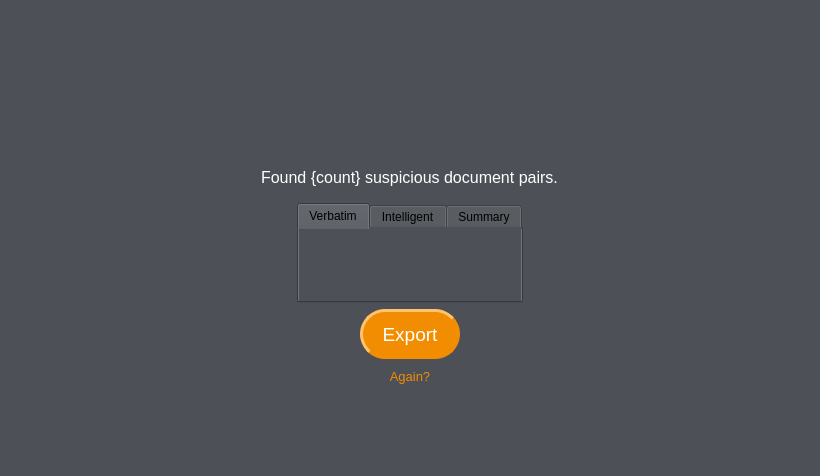
<?xml version="1.0" encoding="UTF-8"?>
<ui version="4.0">
    <class>results_widget</class>
    <widget class="QWidget" name="results_widget">
        <property name="geometry">
            <rect>
                <x>0</x>
                <y>0</y>
                <width>820</width>
                <height>476</height>
            </rect>
        </property>
        <property name="windowTitle">
            <string>Form</string>
        </property>
        <property name="styleSheet">
            <string notr="true">background-color: rgb(77, 80, 87);</string>
        </property>
        <layout class="QVBoxLayout" name="verticalLayout">
            <item>
                <spacer name="top_spacer">
                    <property name="orientation">
                        <enum>Qt::Vertical</enum>
                    </property>
                    <property name="sizeHint" stdset="0">
                        <size>
                            <width>20</width>
                            <height>40</height>
                        </size>
                    </property>
                </spacer>
            </item>
            <item alignment="Qt::AlignHCenter">
                <widget class="QLabel" name="logo_label">
                    <property name="sizePolicy">
                        <sizepolicy hsizetype="Expanding" vsizetype="Fixed">
                            <horstretch>0</horstretch>
                            <verstretch>0</verstretch>
                        </sizepolicy>
                    </property>
                    <property name="minimumSize">
                        <size>
                            <width>0</width>
                            <height>43</height>
                        </size>
                    </property>
                    <property name="maximumSize">
                        <size>
                            <width>16777215</width>
                            <height>16777215</height>
                        </size>
                    </property>
                    <property name="text">
                        <string>&lt;html&gt;&lt;head/&gt;&lt;body&gt;&lt;p align=&quot;center&quot;&gt;&lt;img src=&quot;:/logo.png&quot;/&gt;&lt;/p&gt;&lt;/body&gt;&lt;/html&gt;</string>
                    </property>
                </widget>
            </item>
            <item>
                <spacer name="logo_heading_spacer">
                    <property name="orientation">
                        <enum>Qt::Vertical</enum>
                    </property>
                    <property name="sizeType">
                        <enum>QSizePolicy::Fixed</enum>
                    </property>
                    <property name="sizeHint" stdset="0">
                        <size>
                            <width>20</width>
                            <height>30</height>
                        </size>
                    </property>
                </spacer>
            </item>
            <item alignment="Qt::AlignHCenter">
                <widget class="QLabel" name="doc_pairs_label">
                    <property name="styleSheet">
                        <string notr="true">color: rgb(255, 255, 255);
                            font-size: 12pt;
                            margin-bottom: 10;
                        </string>
                    </property>
                    <property name="text">
                        <string>Found {count} suspicious document pairs.</string>
                    </property>
                </widget>
            </item>
            <item alignment="Qt::AlignHCenter">
                <widget class="QTabWidget" name="doc_pair_tabs">
                    <property name="minimumSize">
                        <size>
                            <width>220</width>
                            <height>0</height>
                        </size>
                    </property>
                    <property name="currentIndex">
                        <number>0</number>
                    </property>
                    <widget class="QWidget" name="verbatim_tab">
                        <attribute name="title">
                            <string>Verbatim</string>
                        </attribute>
                        <layout class="QVBoxLayout" name="verticalLayout_2">
                            <property name="spacing">
                                <number>0</number>
                            </property>
                            <property name="leftMargin">
                                <number>1</number>
                            </property>
                            <property name="topMargin">
                                <number>1</number>
                            </property>
                            <property name="rightMargin">
                                <number>1</number>
                            </property>
                            <property name="bottomMargin">
                                <number>1</number>
                            </property>
                            <item>
                                <widget class="QTableView" name="verbatim_results">
                                    <property name="minimumSize">
                                        <size>
                                            <width>0</width>
                                            <height>0</height>
                                        </size>
                                    </property>
                                    <property name="palette">
                                        <palette>
                                            <active>
                                                <colorrole role="Button">
                                                    <brush brushstyle="SolidPattern">
                                                        <color alpha="255">
                                                            <red>77</red>
                                                            <green>80</green>
                                                            <blue>87</blue>
                                                        </color>
                                                    </brush>
                                                </colorrole>
                                                <colorrole role="Base">
                                                    <brush brushstyle="SolidPattern">
                                                        <color alpha="255">
                                                            <red>77</red>
                                                            <green>80</green>
                                                            <blue>87</blue>
                                                        </color>
                                                    </brush>
                                                </colorrole>
                                                <colorrole role="Window">
                                                    <brush brushstyle="SolidPattern">
                                                        <color alpha="255">
                                                            <red>77</red>
                                                            <green>80</green>
                                                            <blue>87</blue>
                                                        </color>
                                                    </brush>
                                                </colorrole>
                                                <colorrole role="Highlight">
                                                    <brush brushstyle="SolidPattern">
                                                        <color alpha="255">
                                                            <red>109</red>
                                                            <green>119</green>
                                                            <blue>130</blue>
                                                        </color>
                                                    </brush>
                                                </colorrole>
                                                <colorrole role="HighlightedText">
                                                    <brush brushstyle="SolidPattern">
                                                        <color alpha="255">
                                                            <red>0</red>
                                                            <green>0</green>
                                                            <blue>0</blue>
                                                        </color>
                                                    </brush>
                                                </colorrole>
                                            </active>
                                            <inactive>
                                                <colorrole role="Button">
                                                    <brush brushstyle="SolidPattern">
                                                        <color alpha="255">
                                                            <red>77</red>
                                                            <green>80</green>
                                                            <blue>87</blue>
                                                        </color>
                                                    </brush>
                                                </colorrole>
                                                <colorrole role="Base">
                                                    <brush brushstyle="SolidPattern">
                                                        <color alpha="255">
                                                            <red>77</red>
                                                            <green>80</green>
                                                            <blue>87</blue>
                                                        </color>
                                                    </brush>
                                                </colorrole>
                                                <colorrole role="Window">
                                                    <brush brushstyle="SolidPattern">
                                                        <color alpha="255">
                                                            <red>77</red>
                                                            <green>80</green>
                                                            <blue>87</blue>
                                                        </color>
                                                    </brush>
                                                </colorrole>
                                                <colorrole role="Highlight">
                                                    <brush brushstyle="SolidPattern">
                                                        <color alpha="255">
                                                            <red>109</red>
                                                            <green>119</green>
                                                            <blue>130</blue>
                                                        </color>
                                                    </brush>
                                                </colorrole>
                                                <colorrole role="HighlightedText">
                                                    <brush brushstyle="SolidPattern">
                                                        <color alpha="255">
                                                            <red>0</red>
                                                            <green>0</green>
                                                            <blue>0</blue>
                                                        </color>
                                                    </brush>
                                                </colorrole>
                                            </inactive>
                                            <disabled>
                                                <colorrole role="Button">
                                                    <brush brushstyle="SolidPattern">
                                                        <color alpha="255">
                                                            <red>77</red>
                                                            <green>80</green>
                                                            <blue>87</blue>
                                                        </color>
                                                    </brush>
                                                </colorrole>
                                                <colorrole role="Base">
                                                    <brush brushstyle="SolidPattern">
                                                        <color alpha="255">
                                                            <red>77</red>
                                                            <green>80</green>
                                                            <blue>87</blue>
                                                        </color>
                                                    </brush>
                                                </colorrole>
                                                <colorrole role="Window">
                                                    <brush brushstyle="SolidPattern">
                                                        <color alpha="255">
                                                            <red>77</red>
                                                            <green>80</green>
                                                            <blue>87</blue>
                                                        </color>
                                                    </brush>
                                                </colorrole>
                                                <colorrole role="Highlight">
                                                    <brush brushstyle="SolidPattern">
                                                        <color alpha="255">
                                                            <red>0</red>
                                                            <green>120</green>
                                                            <blue>215</blue>
                                                        </color>
                                                    </brush>
                                                </colorrole>
                                                <colorrole role="HighlightedText">
                                                    <brush brushstyle="SolidPattern">
                                                        <color alpha="255">
                                                            <red>0</red>
                                                            <green>0</green>
                                                            <blue>0</blue>
                                                        </color>
                                                    </brush>
                                                </colorrole>
                                            </disabled>
                                        </palette>
                                    </property>
                                    <property name="frameShape">
                                        <enum>QFrame::NoFrame</enum>
                                    </property>
                                    <property name="verticalScrollBarPolicy">
                                        <enum>Qt::ScrollBarAsNeeded</enum>
                                    </property>
                                    <property name="horizontalScrollBarPolicy">
                                        <enum>Qt::ScrollBarAsNeeded</enum>
                                    </property>
                                    <property name="sizeAdjustPolicy">
                                        <enum>QAbstractScrollArea::AdjustToContents</enum>
                                    </property>
                                    <property name="editTriggers">
                                        <set>QAbstractItemView::NoEditTriggers</set>
                                    </property>
                                    <property name="tabKeyNavigation">
                                        <bool>true</bool>
                                    </property>
                                    <property name="selectionMode">
                                        <enum>QAbstractItemView::SingleSelection</enum>
                                    </property>
                                    <property name="selectionBehavior">
                                        <enum>QAbstractItemView::SelectRows</enum>
                                    </property>
                                    <attribute name="horizontalHeaderStretchLastSection">
                                        <bool>true</bool>
                                    </attribute>
                                    <attribute name="verticalHeaderVisible">
                                        <bool>false</bool>
                                    </attribute>
                                </widget>
                            </item>
                        </layout>
                    </widget>
                    <widget class="QWidget" name="intelligent_tab">
                        <attribute name="title">
                            <string>Intelligent</string>
                        </attribute>
                        <layout class="QVBoxLayout" name="verticalLayout_3">
                            <property name="leftMargin">
                                <number>1</number>
                            </property>
                            <property name="topMargin">
                                <number>1</number>
                            </property>
                            <property name="rightMargin">
                                <number>1</number>
                            </property>
                            <property name="bottomMargin">
                                <number>1</number>
                            </property>
                            <item>
                                <widget class="QTableView" name="intelligent_results">
                                    <property name="minimumSize">
                                        <size>
                                            <width>220</width>
                                            <height>0</height>
                                        </size>
                                    </property>
                                    <property name="palette">
                                        <palette>
                                            <active>
                                                <colorrole role="Button">
                                                    <brush brushstyle="SolidPattern">
                                                        <color alpha="255">
                                                            <red>77</red>
                                                            <green>80</green>
                                                            <blue>87</blue>
                                                        </color>
                                                    </brush>
                                                </colorrole>
                                                <colorrole role="Base">
                                                    <brush brushstyle="SolidPattern">
                                                        <color alpha="255">
                                                            <red>77</red>
                                                            <green>80</green>
                                                            <blue>87</blue>
                                                        </color>
                                                    </brush>
                                                </colorrole>
                                                <colorrole role="Window">
                                                    <brush brushstyle="SolidPattern">
                                                        <color alpha="255">
                                                            <red>77</red>
                                                            <green>80</green>
                                                            <blue>87</blue>
                                                        </color>
                                                    </brush>
                                                </colorrole>
                                                <colorrole role="Highlight">
                                                    <brush brushstyle="SolidPattern">
                                                        <color alpha="255">
                                                            <red>109</red>
                                                            <green>119</green>
                                                            <blue>130</blue>
                                                        </color>
                                                    </brush>
                                                </colorrole>
                                                <colorrole role="HighlightedText">
                                                    <brush brushstyle="SolidPattern">
                                                        <color alpha="255">
                                                            <red>0</red>
                                                            <green>0</green>
                                                            <blue>0</blue>
                                                        </color>
                                                    </brush>
                                                </colorrole>
                                            </active>
                                            <inactive>
                                                <colorrole role="Button">
                                                    <brush brushstyle="SolidPattern">
                                                        <color alpha="255">
                                                            <red>77</red>
                                                            <green>80</green>
                                                            <blue>87</blue>
                                                        </color>
                                                    </brush>
                                                </colorrole>
                                                <colorrole role="Base">
                                                    <brush brushstyle="SolidPattern">
                                                        <color alpha="255">
                                                            <red>77</red>
                                                            <green>80</green>
                                                            <blue>87</blue>
                                                        </color>
                                                    </brush>
                                                </colorrole>
                                                <colorrole role="Window">
                                                    <brush brushstyle="SolidPattern">
                                                        <color alpha="255">
                                                            <red>77</red>
                                                            <green>80</green>
                                                            <blue>87</blue>
                                                        </color>
                                                    </brush>
                                                </colorrole>
                                                <colorrole role="Highlight">
                                                    <brush brushstyle="SolidPattern">
                                                        <color alpha="255">
                                                            <red>109</red>
                                                            <green>119</green>
                                                            <blue>130</blue>
                                                        </color>
                                                    </brush>
                                                </colorrole>
                                                <colorrole role="HighlightedText">
                                                    <brush brushstyle="SolidPattern">
                                                        <color alpha="255">
                                                            <red>0</red>
                                                            <green>0</green>
                                                            <blue>0</blue>
                                                        </color>
                                                    </brush>
                                                </colorrole>
                                            </inactive>
                                            <disabled>
                                                <colorrole role="Button">
                                                    <brush brushstyle="SolidPattern">
                                                        <color alpha="255">
                                                            <red>77</red>
                                                            <green>80</green>
                                                            <blue>87</blue>
                                                        </color>
                                                    </brush>
                                                </colorrole>
                                                <colorrole role="Base">
                                                    <brush brushstyle="SolidPattern">
                                                        <color alpha="255">
                                                            <red>77</red>
                                                            <green>80</green>
                                                            <blue>87</blue>
                                                        </color>
                                                    </brush>
                                                </colorrole>
                                                <colorrole role="Window">
                                                    <brush brushstyle="SolidPattern">
                                                        <color alpha="255">
                                                            <red>77</red>
                                                            <green>80</green>
                                                            <blue>87</blue>
                                                        </color>
                                                    </brush>
                                                </colorrole>
                                                <colorrole role="Highlight">
                                                    <brush brushstyle="SolidPattern">
                                                        <color alpha="255">
                                                            <red>0</red>
                                                            <green>120</green>
                                                            <blue>215</blue>
                                                        </color>
                                                    </brush>
                                                </colorrole>
                                                <colorrole role="HighlightedText">
                                                    <brush brushstyle="SolidPattern">
                                                        <color alpha="255">
                                                            <red>0</red>
                                                            <green>0</green>
                                                            <blue>0</blue>
                                                        </color>
                                                    </brush>
                                                </colorrole>
                                            </disabled>
                                        </palette>
                                    </property>
                                    <property name="frameShape">
                                        <enum>QFrame::NoFrame</enum>
                                    </property>
                                    <property name="verticalScrollBarPolicy">
                                        <enum>Qt::ScrollBarAsNeeded</enum>
                                    </property>
                                    <property name="horizontalScrollBarPolicy">
                                        <enum>Qt::ScrollBarAsNeeded</enum>
                                    </property>
                                    <property name="sizeAdjustPolicy">
                                        <enum>QAbstractScrollArea::AdjustToContents</enum>
                                    </property>
                                    <property name="editTriggers">
                                        <set>QAbstractItemView::NoEditTriggers</set>
                                    </property>
                                    <property name="tabKeyNavigation">
                                        <bool>true</bool>
                                    </property>
                                    <property name="selectionMode">
                                        <enum>QAbstractItemView::SingleSelection</enum>
                                    </property>
                                    <property name="selectionBehavior">
                                        <enum>QAbstractItemView::SelectRows</enum>
                                    </property>
                                    <attribute name="horizontalHeaderStretchLastSection">
                                        <bool>true</bool>
                                    </attribute>
                                    <attribute name="verticalHeaderVisible">
                                        <bool>false</bool>
                                    </attribute>
                                </widget>
                            </item>
                        </layout>
                    </widget>
                    <widget class="QWidget" name="summary_tab">
                        <attribute name="title">
                            <string>Summary</string>
                        </attribute>
                        <layout class="QVBoxLayout" name="verticalLayout_4">
                            <property name="leftMargin">
                                <number>1</number>
                            </property>
                            <property name="topMargin">
                                <number>1</number>
                            </property>
                            <property name="rightMargin">
                                <number>1</number>
                            </property>
                            <property name="bottomMargin">
                                <number>1</number>
                            </property>
                            <item>
                                <widget class="QTableView" name="summary_results">
                                    <property name="minimumSize">
                                        <size>
                                            <width>220</width>
                                            <height>0</height>
                                        </size>
                                    </property>
                                    <property name="palette">
                                        <palette>
                                            <active>
                                                <colorrole role="Button">
                                                    <brush brushstyle="SolidPattern">
                                                        <color alpha="255">
                                                            <red>77</red>
                                                            <green>80</green>
                                                            <blue>87</blue>
                                                        </color>
                                                    </brush>
                                                </colorrole>
                                                <colorrole role="Base">
                                                    <brush brushstyle="SolidPattern">
                                                        <color alpha="255">
                                                            <red>77</red>
                                                            <green>80</green>
                                                            <blue>87</blue>
                                                        </color>
                                                    </brush>
                                                </colorrole>
                                                <colorrole role="Window">
                                                    <brush brushstyle="SolidPattern">
                                                        <color alpha="255">
                                                            <red>77</red>
                                                            <green>80</green>
                                                            <blue>87</blue>
                                                        </color>
                                                    </brush>
                                                </colorrole>
                                                <colorrole role="Highlight">
                                                    <brush brushstyle="SolidPattern">
                                                        <color alpha="255">
                                                            <red>109</red>
                                                            <green>119</green>
                                                            <blue>130</blue>
                                                        </color>
                                                    </brush>
                                                </colorrole>
                                                <colorrole role="HighlightedText">
                                                    <brush brushstyle="SolidPattern">
                                                        <color alpha="255">
                                                            <red>0</red>
                                                            <green>0</green>
                                                            <blue>0</blue>
                                                        </color>
                                                    </brush>
                                                </colorrole>
                                            </active>
                                            <inactive>
                                                <colorrole role="Button">
                                                    <brush brushstyle="SolidPattern">
                                                        <color alpha="255">
                                                            <red>77</red>
                                                            <green>80</green>
                                                            <blue>87</blue>
                                                        </color>
                                                    </brush>
                                                </colorrole>
                                                <colorrole role="Base">
                                                    <brush brushstyle="SolidPattern">
                                                        <color alpha="255">
                                                            <red>77</red>
                                                            <green>80</green>
                                                            <blue>87</blue>
                                                        </color>
                                                    </brush>
                                                </colorrole>
                                                <colorrole role="Window">
                                                    <brush brushstyle="SolidPattern">
                                                        <color alpha="255">
                                                            <red>77</red>
                                                            <green>80</green>
                                                            <blue>87</blue>
                                                        </color>
                                                    </brush>
                                                </colorrole>
                                                <colorrole role="Highlight">
                                                    <brush brushstyle="SolidPattern">
                                                        <color alpha="255">
                                                            <red>109</red>
                                                            <green>119</green>
                                                            <blue>130</blue>
                                                        </color>
                                                    </brush>
                                                </colorrole>
                                                <colorrole role="HighlightedText">
                                                    <brush brushstyle="SolidPattern">
                                                        <color alpha="255">
                                                            <red>0</red>
                                                            <green>0</green>
                                                            <blue>0</blue>
                                                        </color>
                                                    </brush>
                                                </colorrole>
                                            </inactive>
                                            <disabled>
                                                <colorrole role="Button">
                                                    <brush brushstyle="SolidPattern">
                                                        <color alpha="255">
                                                            <red>77</red>
                                                            <green>80</green>
                                                            <blue>87</blue>
                                                        </color>
                                                    </brush>
                                                </colorrole>
                                                <colorrole role="Base">
                                                    <brush brushstyle="SolidPattern">
                                                        <color alpha="255">
                                                            <red>77</red>
                                                            <green>80</green>
                                                            <blue>87</blue>
                                                        </color>
                                                    </brush>
                                                </colorrole>
                                                <colorrole role="Window">
                                                    <brush brushstyle="SolidPattern">
                                                        <color alpha="255">
                                                            <red>77</red>
                                                            <green>80</green>
                                                            <blue>87</blue>
                                                        </color>
                                                    </brush>
                                                </colorrole>
                                                <colorrole role="Highlight">
                                                    <brush brushstyle="SolidPattern">
                                                        <color alpha="255">
                                                            <red>0</red>
                                                            <green>120</green>
                                                            <blue>215</blue>
                                                        </color>
                                                    </brush>
                                                </colorrole>
                                                <colorrole role="HighlightedText">
                                                    <brush brushstyle="SolidPattern">
                                                        <color alpha="255">
                                                            <red>0</red>
                                                            <green>0</green>
                                                            <blue>0</blue>
                                                        </color>
                                                    </brush>
                                                </colorrole>
                                            </disabled>
                                        </palette>
                                    </property>
                                    <property name="frameShape">
                                        <enum>QFrame::NoFrame</enum>
                                    </property>
                                    <property name="verticalScrollBarPolicy">
                                        <enum>Qt::ScrollBarAsNeeded</enum>
                                    </property>
                                    <property name="horizontalScrollBarPolicy">
                                        <enum>Qt::ScrollBarAsNeeded</enum>
                                    </property>
                                    <property name="sizeAdjustPolicy">
                                        <enum>QAbstractScrollArea::AdjustToContents</enum>
                                    </property>
                                    <property name="editTriggers">
                                        <set>QAbstractItemView::NoEditTriggers</set>
                                    </property>
                                    <property name="tabKeyNavigation">
                                        <bool>true</bool>
                                    </property>
                                    <property name="selectionMode">
                                        <enum>QAbstractItemView::SingleSelection</enum>
                                    </property>
                                    <property name="selectionBehavior">
                                        <enum>QAbstractItemView::SelectRows</enum>
                                    </property>
                                    <attribute name="horizontalHeaderStretchLastSection">
                                        <bool>true</bool>
                                    </attribute>
                                    <attribute name="verticalHeaderVisible">
                                        <bool>false</bool>
                                    </attribute>
                                </widget>
                            </item>
                        </layout>
                    </widget>
                </widget>
            </item>
            <item alignment="Qt::AlignHCenter">
                <widget class="QPushButton" name="export_button">
                    <property name="minimumSize">
                        <size>
                            <width>100</width>
                            <height>50</height>
                        </size>
                    </property>
                    <property name="styleSheet">
                        <string notr="true">QPushButton {
                            font-size: 14pt;
                            border-radius: 25px;
                            border: 3px solid rgb(242, 141, 1);
                            border-style: outset;
                            color: rgb(255, 255, 255);
                            }

                            :enabled {
                            background-color: rgb(242, 141, 1);
                            }

                            :hover{
                            background-color: #b56900;
                            border-color: #b56900;
                            }

                            :pressed {
                            border-style: inset;
                            }
                        </string>
                    </property>
                    <property name="text">
                        <string>Export</string>
                    </property>
                </widget>
            </item>
            <item alignment="Qt::AlignHCenter">
                <widget class="QPushButton" name="again_button_res">
                    <property name="sizePolicy">
                        <sizepolicy hsizetype="Preferred" vsizetype="Preferred">
                            <horstretch>0</horstretch>
                            <verstretch>0</verstretch>
                        </sizepolicy>
                    </property>
                    <property name="font">
                        <font>
                            <pointsize>10</pointsize>
                        </font>
                    </property>
                    <property name="styleSheet">
                        <string notr="true">QPushButton {
                            color: #f28d01;
                            }

                            :hover{
                            color: #b56900;
                            }
                        </string>
                    </property>
                    <property name="text">
                        <string>Again?</string>
                    </property>
                    <property name="flat">
                        <bool>true</bool>
                    </property>
                </widget>
            </item>
            <item>
                <spacer name="again_bottom_spacer_res">
                    <property name="orientation">
                        <enum>Qt::Vertical</enum>
                    </property>
                    <property name="sizeHint" stdset="0">
                        <size>
                            <width>20</width>
                            <height>40</height>
                        </size>
                    </property>
                </spacer>
            </item>
        </layout>
    </widget>
    <resources>
        <include location="../res/resources.qrc"/>
    </resources>
    <connections/>
</ui>
